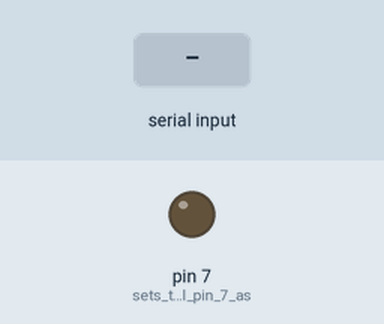
This sketch was run on a simulated Arduino Uno, built with avr-gcc and run on an emulated ATmega328P. On the bench: output pins drawn as LEDs (lit = HIGH). The inputs (shaded band) are chosen by the test bench.

Above: at 1.2 s.
1.3 s: "A" received over Serial
At 2.5 s:
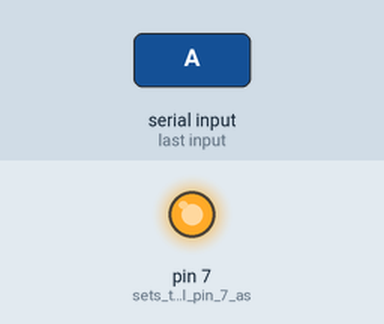
Timing chart, 0 to 7.8 s (numbered marks = the images above; inputs shaded):
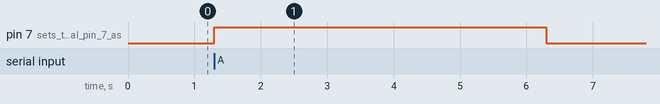

Measured:
- after the input at 1.3 s, pin 7 (sets_the_digital_pin_7_as): LOW → HIGH at once, → LOW 5.0 s later

The sketch:

ArduinoReceiveLEDControl.ino
```cpp
// Receives 65 from JAVA Programrunning on PC and lights up LED connected to Pin 7

void setup()
{
  pinMode(7, OUTPUT);            // sets the digital pin 7 as output
  Serial.begin(9600,SERIAL_8N1); // set up the arduino serial
}

void loop()
{

    byte ReceivedByte = 0;

    if(Serial.available()>0)
    {
      ReceivedByte = Serial.read();

      if(ReceivedByte == 65)
      {
          digitalWrite(7, HIGH); // sets the digital pin 7 on
          delay(5000);            // waits for a second
          digitalWrite(7, LOW);  // sets the digital pin 7 off
          delay(1000);           // waits for a second
      }

    }//end of serial
}//end of loop()
```
